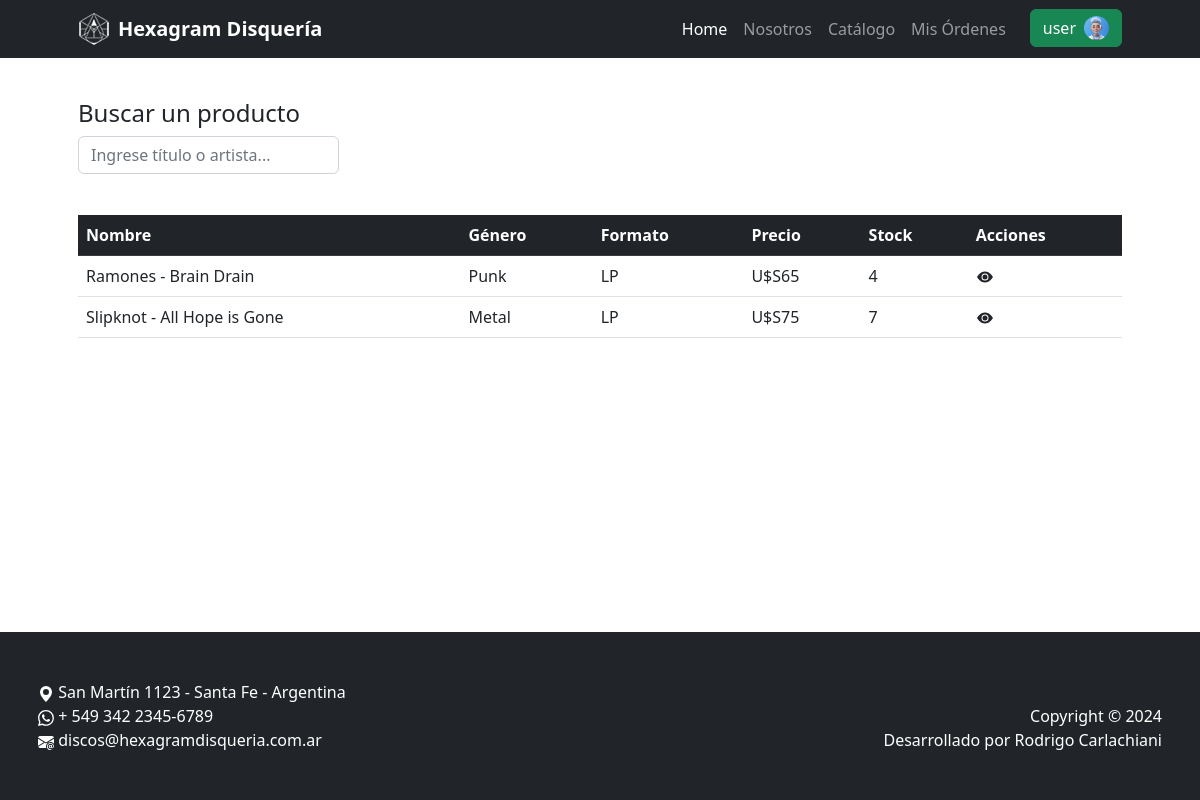
Before: /catalogo/home/ (signed in) with the older database file.
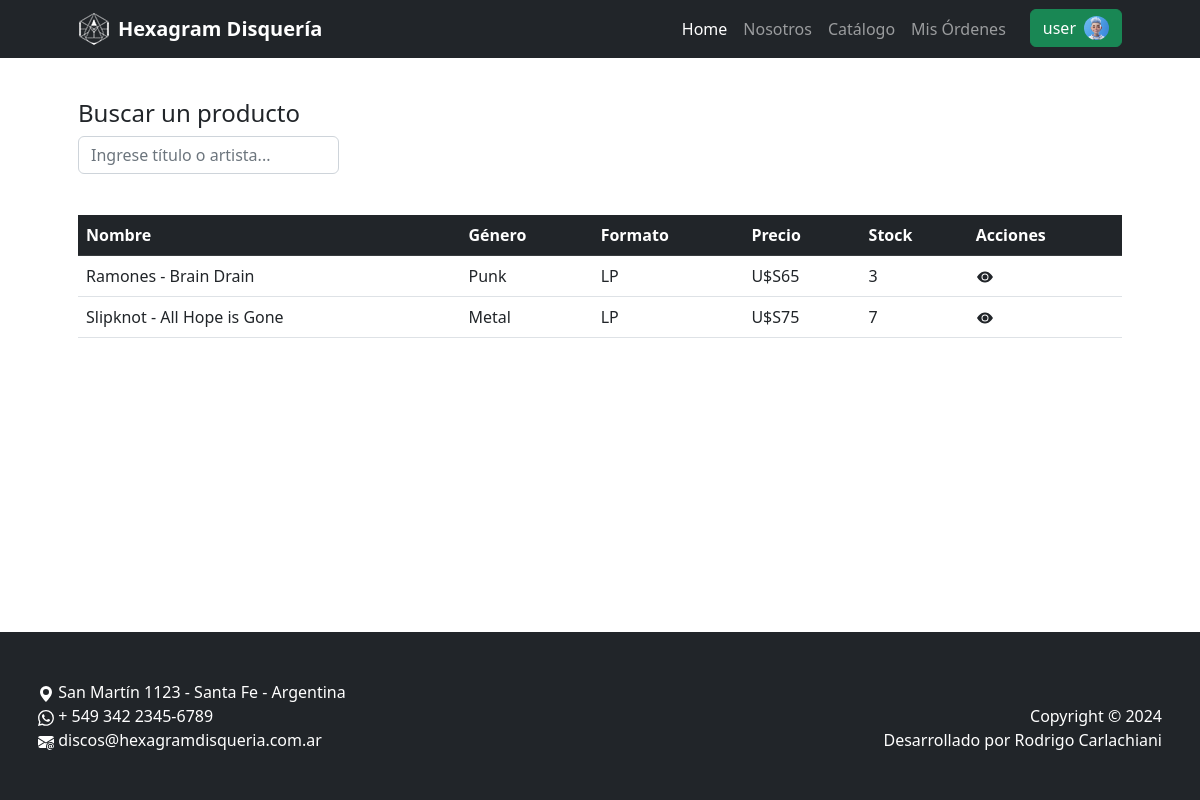
After: the same page with the newer database file.
### catalogo/models.py (models this page shows, shortened)
class Product(models.Model):
  name = models.CharField(max_length=100, verbose_name='Nombre')
  price = models.IntegerField(verbose_name='Precio')
  format = models.ForeignKey(Format, on_delete=models.CASCADE, verbose_name='Formato')
  genre = models.ForeignKey(Genre, on_delete=models.CASCADE, verbose_name='Género')
  stock = models.IntegerField(default=0, verbose_name='Stock')
  image = models.ImageField(upload_to='products/', null=True, blank=True, verbose_name='Imagen')

class Genre(models.Model):
  name = models.CharField(max_length=100, unique=True, verbose_name='Nombre')
  def __str__(self):
    return self.name

class Format(models.Model):
  name = models.CharField(max_length=100, unique=True, verbose_name='Nombre')
  def __str__(self):
    return self.name

### catalogo/views.py (the view)
# urls.py: path('home/', views.home, name='home'),
def home(request):
    consulta = request.GET.get('consulta')
    if consulta:
        productos = models.Product.objects.filter(name__icontains=consulta)
    else:
        productos = models.Product.objects.all()
    context = {
        'productos': productos,
        'consulta_actual': consulta
    }
    if 'limpiar' in request.GET:
        return redirect('catalogo:home')
    return render(request, 'catalogo/index.html', context)

### catalogo/templates/catalogo/index.html (shortened to what this page needs)
{% extends 'core/base.html' %}
{% block contenido %}
<div class="d-flex mt-4 justify-content-between w-100">
  <div class="d-flex flex-column align-items-start w-25">
    <h3 class="fs-4">Buscar un producto</h3>
    <form action="{% url 'catalogo:home' %}" method="get" class="d-flex w-100 justify-content-center">
      <input type="text" name="consulta" placeholder="Ingrese título o artista..." class="form-control w-100">
    </form>
  </div>
</div>
<div class="d-flex flex-column align-items-center w-100 h-75 mt-2" style="overflow-y: auto; max-height: 50vh">
  <table class="table">
    <tr class="table-dark">
      <th>Nombre</th>
      <th>Género</th>
      <th>Formato</th>
      <th>Precio</th>
      <th>Stock</th>
      <th>Acciones</th>
    </tr>
    {% if request.GET.consulta and not productos %}
    <tr>
      <td colspan="6" class="bg-light">
        <div class="d-flex justify-content-center align-items-center gap-2">
          <svg xmlns="http://www.w3.org/2000/svg" width="16" height="16" fill="currentColor"
            class="bi bi-exclamation-triangle-fill" viewBox="0 0 16 16">
            <path
              d="M8.982 1.566a1.13 1.13 0 0 0-1.96 0L.165 13.233c-.457.778.091 1.767.98 1.767h13.713c.889 0 1.438-.99.98-1.767zM8 5c.535 0 .954.462.9.995l-.35 3.507a.552.552 0 0 1-1.1 0L7.1 5.995A.905.905 0 0 1 8 5m.002 6a1 1 0 1 1 0 2 1 1 0 0 1 0-2" />
          </svg>
          No se encontraron resultados.
        </div>
      </td>
    </tr>
    {% else %}
    {% for producto in productos %}
    <tr>
      <td>{{producto.name}}</td>
      <td>{{producto.genre}}</td>
      <td>{{producto.format}}</td>
      <td>U$S{{producto.price}}</td>
      <td>{{producto.stock}}</td>
      <td>
        <div class="d-flex gap-4">
          <a type="button" class="btn btn-sm m-0 p-0" href="{% url 'catalogo:producto_detail' producto.id %}">
            <svg xmlns="http://www.w3.org/2000/svg" width="16" height="16" fill="currentColor" class="bi bi-eye-fill"
              viewBox="0 0 16 16">
              <path d="M10.5 8a2.5 2.5 0 1 1-5 0 2.5 2.5 0 0 1 5 0" />
              <path d="M0 8s3-5.5 8-5.5S16 8 16 8s-3 5.5-8 5.5S0 8 0 8m8 3.5a3.5 3.5 0 1 0 0-7 3.5 3.5 0 0 0 0 7" />
            </svg>
          </a>
        </div>
      </td>
    </tr>
    {% endfor %}
    {% endif %}
  </table>
</div>
{% endblock contenido %}

Changed rows visible on the page:
changed Product "Ramones - Brain Drain": stock "4" → "3"
